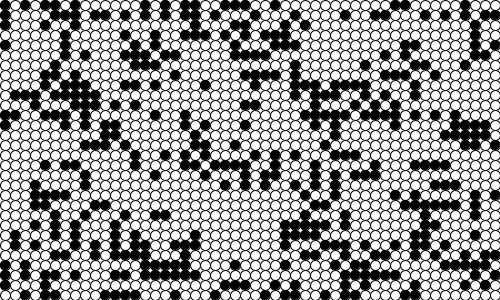
Frame 1 (no input)
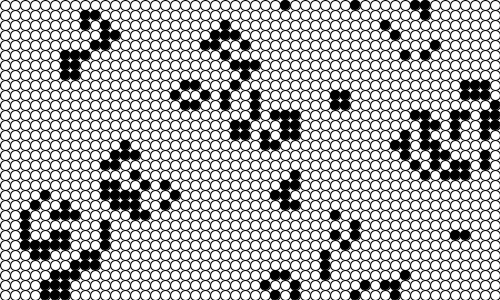
Frame 60 (the mouse pressed at the canvas centre just before this capture)
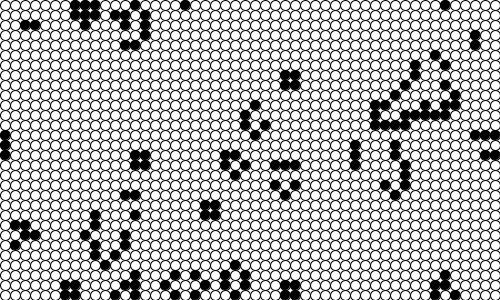
Frame 120 (the mouse held since frame 60 and released just before this capture)

The Processing sketch that drew these frames (run headless with seeded random() and noise(); from frame 60 on, the mouse is pressed at the canvas centre):

// Processing sketch: c7_4_ca_vv
// ── c7_4_ca_vv.pde
import java.util.List;
import java.util.ArrayList;


Cell[][] cellArray;
int NUM_X;
int NUM_Y;
final int CELL_SIZE = 10;

void setup(){
    size(500,300);
    NUM_X = floor(width/CELL_SIZE);
    NUM_Y = floor(height/CELL_SIZE);
    restart();
    frameRate(10);
}

void restart(){

    cellArray = new GameOfLife[NUM_X][NUM_Y];
    for(int x=0; x<NUM_X; x++){
        for(int y=0; y<NUM_Y; y++){
            cellArray[x][y] = new GameOfLife(x, y);
        }
    }

    for(int x=0; x<NUM_X; x++){
        for(int y=0; y<NUM_Y; y++){
            int above = y-1;
            int below = y+1;
            int left = x-1;
            int right = x+1;
            if(above < 0){
                above = NUM_Y-1;
            }
            if(below == NUM_Y){
                below = 0;
            }
            if(left < 0){
                left = NUM_X-1;
            }
            if(right == NUM_X){
                right = 0;
            }
            cellArray[x][y].addNeighbour(cellArray[left][above]);
            cellArray[x][y].addNeighbour(cellArray[left][y]);
            cellArray[x][y].addNeighbour(cellArray[left][below]);
            cellArray[x][y].addNeighbour(cellArray[x][above]);
            cellArray[x][y].addNeighbour(cellArray[x][below]);
            cellArray[x][y].addNeighbour(cellArray[right][above]);
            cellArray[x][y].addNeighbour(cellArray[right][y]);
            cellArray[x][y].addNeighbour(cellArray[right][below]);
        }
    }
}

void draw(){
    background(255);
    for(int x=0; x<NUM_X; x++){
        for(int y=0; y<NUM_Y; y++){
            cellArray[x][y].calcNextState();
        }
    }
    translate(CELL_SIZE/2, CELL_SIZE/2);

    for(int x=0; x<NUM_X; x++){
        for(int y=0; y<NUM_Y; y++){
            cellArray[x][y].draw();
        }
    }
}

void mousePressed(){
    restart();
}

class Cell {
    protected int age = 0;
    color fillCol;
    color blankCol;

    protected float x, y;
    protected boolean state;
    protected boolean nextState;
    List<Cell> neighbours;

    Cell(float ex, float why){
        this.x = ex * CELL_SIZE;
        this.y = why * CELL_SIZE;
        this.nextState = random(2)>1;
        this.state = nextState;
        this.neighbours = new ArrayList();
        this.fillCol = color(random(255), random(255), random(255));
        this.blankCol = color(255);

    }

    void addNeighbour(Cell cell){
        this.neighbours.add(cell);
    }

    protected int getLiveCount(){
        int n = 0;
        for(Cell c : this.neighbours){
            if(c.state){
                n++;
            }
        }
        return n;
    }

    void draw(){
        this.state = this.nextState;
        stroke(0);
        int c = this.state ? 0 : 255;
        fill(c);
        ellipse(this.x, this.y, CELL_SIZE, CELL_SIZE);
    }

    void calcNextState(){
        this.state = !this.state;
    }

}


class GameOfLife extends Cell {
    GameOfLife(float x, float y){
        super(x, y);
    }

    void calcNextState(){
        boolean _nextState = true;
        int n = this.getLiveCount();
        if(this.state){
            // alive
            _nextState = (n == 2 || n == 3);
        }else{
            // dead
            _nextState = n == 3;
        }
        this.nextState = _nextState;

        if(this.nextState){
            this.age++;
        }
    }
}

class VishniacVote extends Cell {
    VishniacVote(float x, float y){
        super(x, y);
    }
    void calcNextState(){
        int n = 0;
        if(this.state){
            n++;
        }
        n += this.getLiveCount();
        boolean _nextState = n > 4;
        if(n == 4 || n == 5){
            _nextState = !_nextState;
        }
        this.nextState = _nextState;
    }
}
